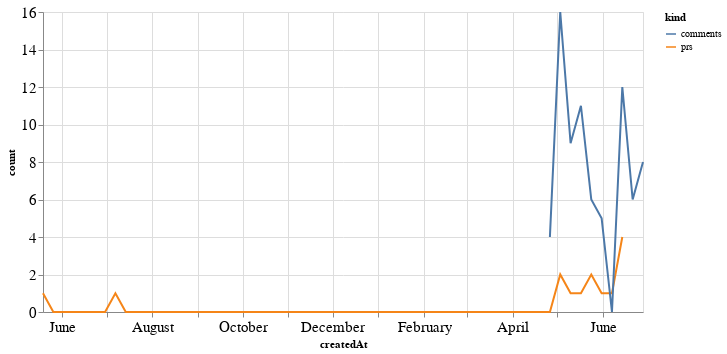

Notebook code cell kept with this figure:
### Code cell
alt.Chart(total_time, width=600).mark_line().encode(
    x='createdAt',
    y='count',
    color='kind'
)

### Figure 1 — Vega-Lite specification as saved in the notebook (floating-point values rounded to 4 significant figures)
{"config": {"axisLeft": {"labelFontSize": 15}, "axisBottom": {"labelFontSize": 15}}, "data": {"name": "data-afecfc75f7cd911806dfa01ee72804dd"}, "mark": "line", "encoding": {"color": {"type": "nominal", "field": "kind"}, "x": {"type": "temporal", "field": "createdAt"}, "y": {"type": "quantitative", "field": "count"}}, "width": 600, "$schema": "https://vega.github.io/schema/vega-lite/v4.8.1.json", "datasets": {"data-afecfc75f7cd911806dfa01ee72804dd": [{"createdAt": "2019-05-19T00:00:00", "kind": "prs", "count": 1.0}, {"createdAt": "2019-05-26T00:00:00", "kind": "prs", "count": 0.0}, {"createdAt": "2019-06-02T00:00:00", "kind": "prs", "count": 0.0}, {"createdAt": "2019-06-09T00:00:00", "kind": "prs", "count": 0.0}, {"createdAt": "2019-06-16T00:00:00", "kind": "prs", "count": 0.0}, {"createdAt": "2019-06-23T00:00:00", "kind": "prs", "count": 0.0}, {"createdAt": "2019-06-30T00:00:00", "kind": "prs", "count": 0.0}, {"createdAt": "2019-07-07T00:00:00", "kind": "prs", "count": 1.0}, {"createdAt": "2019-07-14T00:00:00", "kind": "prs", "count": 0.0}, {"createdAt": "2019-07-21T00:00:00", "kind": "prs", "count": 0.0}, {"createdAt": "2019-07-28T00:00:00", "kind": "prs", "count": 0.0}, {"createdAt": "2019-08-04T00:00:00", "kind": "prs", "count": 0.0}, {"createdAt": "2019-08-11T00:00:00", "kind": "prs", "count": 0.0}, {"createdAt": "2019-08-18T00:00:00", "kind": "prs", "count": 0.0}, {"createdAt": "2019-08-25T00:00:00", "kind": "prs", "count": 0.0}, {"createdAt": "2019-09-01T00:00:00", "kind": "prs", "count": 0.0}, {"createdAt": "2019-09-08T00:00:00", "kind": "prs", "count": 0.0}, {"createdAt": "2019-09-15T00:00:00", "kind": "prs", "count": 0.0}, {"createdAt": "2019-09-22T00:00:00", "kind": "prs", "count": 0.0}, {"createdAt": "2019-09-29T00:00:00", "kind": "prs", "count": 0.0}, {"createdAt": "2019-10-06T00:00:00", "kind": "prs", "count": 0.0}, {"createdAt": "2019-10-13T00:00:00", "kind": "prs", "count": 0.0}, {"createdAt": "2019-10-20T00:00:00", "kind": "prs", "count": 0.0}, {"createdAt": "2019-10-27T00:00:00", "kind": "prs", "count": 0.0}, {"createdAt": "2019-11-03T00:00:00", "kind": "prs", "count": 0.0}, {"createdAt": "2019-11-10T00:00:00", "kind": "prs", "count": 0.0}, {"createdAt": "2019-11-17T00:00:00", "kind": "prs", "count": 0.0}, {"createdAt": "2019-11-24T00:00:00", "kind": "prs", "count": 0.0}, {"createdAt": "2019-12-01T00:00:00", "kind": "prs", "count": 0.0}, {"createdAt": "2019-12-08T00:00:00", "kind": "prs", "count": 0.0}, {"createdAt": "2019-12-15T00:00:00", "kind": "prs", "count": 0.0}, {"createdAt": "2019-12-22T00:00:00", "kind": "prs", "count": 0.0}, {"createdAt": "2019-12-29T00:00:00", "kind": "prs", "count": 0.0}, {"createdAt": "2020-01-05T00:00:00", "kind": "prs", "count": 0.0}, {"createdAt": "2020-01-12T00:00:00", "kind": "prs", "count": 0.0}, {"createdAt": "2020-01-19T00:00:00", "kind": "prs", "count": 0.0}, {"createdAt": "2020-01-26T00:00:00", "kind": "prs", "count": 0.0}, {"createdAt": "2020-02-02T00:00:00", "kind": "prs", "count": 0.0}, {"createdAt": "2020-02-09T00:00:00", "kind": "prs", "count": 0.0}, {"createdAt": "2020-02-16T00:00:00", "kind": "prs", "count": 0.0}, {"createdAt": "2020-02-23T00:00:00", "kind": "prs", "count": 0.0}, {"createdAt": "2020-03-01T00:00:00", "kind": "prs", "count": 0.0}, {"createdAt": "2020-03-08T00:00:00", "kind": "prs", "count": 0.0}, {"createdAt": "2020-03-15T00:00:00", "kind": "prs", "count": 0.0}, {"createdAt": "2020-03-22T00:00:00", "kind": "prs", "count": 0.0}, {"createdAt": "2020-03-29T00:00:00", "kind": "prs", "count": 0.0}, {"createdAt": "2020-04-05T00:00:00", "kind": "prs", "count": 0.0}, {"createdAt": "2020-04-12T00:00:00", "kind": "prs", "count": 0.0}, {"createdAt": "2020-04-19T00:00:00", "kind": "prs", "count": 0.0}, {"createdAt": "2020-04-26T00:00:00", "kind": "prs", "count": 0.0}, {"createdAt": "2020-05-03T00:00:00", "kind": "prs", "count": 2.0}, {"createdAt": "2020-05-10T00:00:00", "kind": "prs", "count": 1.0}, {"createdAt": "2020-05-17T00:00:00", "kind": "prs", "count": 1.0}, {"createdAt": "2020-05-24T00:00:00", "kind": "prs", "count": 2.0}, {"createdAt": "2020-05-31T00:00:00", "kind": "prs", "count": 1.0}, {"createdAt": "2020-06-07T00:00:00", "kind": "prs", "count": 1.0}, {"createdAt": "2020-06-14T00:00:00", "kind": "prs", "count": 4.0}, {"createdAt": "2020-06-21T00:00:00", "kind": "prs", "count": null}, {"createdAt": "2020-06-28T00:00:00", "kind": "prs", "count": null}, {"createdAt": "2019-05-19T00:00:00", "kind": "comments", "count": null}, {"createdAt": "2019-05-26T00:00:00", "kind": "comments", "count": null}, {"createdAt": "2019-06-02T00:00:00", "kind": "comments", "count": null}, {"createdAt": "2019-06-09T00:00:00", "kind": "comments", "count": null}, {"createdAt": "2019-06-16T00:00:00", "kind": "comments", "count": null}, {"createdAt": "2019-06-23T00:00:00", "kind": "comments", "count": null}, {"createdAt": "2019-06-30T00:00:00", "kind": "comments", "count": null}, {"createdAt": "2019-07-07T00:00:00", "kind": "comments", "count": null}, {"createdAt": "2019-07-14T00:00:00", "kind": "comments", "count": null}, {"createdAt": "2019-07-21T00:00:00", "kind": "comments", "count": null}, {"createdAt": "2019-07-28T00:00:00", "kind": "comments", "count": null}, {"createdAt": "2019-08-04T00:00:00", "kind": "comments", "count": null}, {"createdAt": "2019-08-11T00:00:00", "kind": "comments", "count": null}, {"createdAt": "2019-08-18T00:00:00", "kind": "comments", "count": null}, {"createdAt": "2019-08-25T00:00:00", "kind": "comments", "count": null}, {"createdAt": "2019-09-01T00:00:00", "kind": "comments", "count": null}, {"createdAt": "2019-09-08T00:00:00", "kind": "comments", "count": null}, {"createdAt": "2019-09-15T00:00:00", "kind": "comments", "count": null}, {"createdAt": "2019-09-22T00:00:00", "kind": "comments", "count": null}, {"createdAt": "2019-09-29T00:00:00", "kind": "comments", "count": null}, {"createdAt": "2019-10-06T00:00:00", "kind": "comments", "count": null}, {"createdAt": "2019-10-13T00:00:00", "kind": "comments", "count": null}, {"createdAt": "2019-10-20T00:00:00", "kind": "comments", "count": null}, {"createdAt": "2019-10-27T00:00:00", "kind": "comments", "count": null}, {"createdAt": "2019-11-03T00:00:00", "kind": "comments", "count": null}, {"createdAt": "2019-11-10T00:00:00", "kind": "comments", "count": null}, {"createdAt": "2019-11-17T00:00:00", "kind": "comments", "count": null}, {"createdAt": "2019-11-24T00:00:00", "kind": "comments", "count": null}, {"createdAt": "2019-12-01T00:00:00", "kind": "comments", "count": null}, {"createdAt": "2019-12-08T00:00:00", "kind": "comments", "count": null}, {"createdAt": "2019-12-15T00:00:00", "kind": "comments", "count": null}, {"createdAt": "2019-12-22T00:00:00", "kind": "comments", "count": null}, {"createdAt": "2019-12-29T00:00:00", "kind": "comments", "count": null}, {"createdAt": "2020-01-05T00:00:00", "kind": "comments", "count": null}, {"createdAt": "2020-01-12T00:00:00", "kind": "comments", "count": null}, {"createdAt": "2020-01-19T00:00:00", "kind": "comments", "count": null}, {"createdAt": "2020-01-26T00:00:00", "kind": "comments", "count": null}, {"createdAt": "2020-02-02T00:00:00", "kind": "comments", "count": null}, {"createdAt": "2020-02-09T00:00:00", "kind": "comments", "count": null}, {"createdAt": "2020-02-16T00:00:00", "kind": "comments", "count": null}, {"createdAt": "2020-02-23T00:00:00", "kind": "comments", "count": null}, {"createdAt": "2020-03-01T00:00:00", "kind": "comments", "count": null}, {"createdAt": "2020-03-08T00:00:00", "kind": "comments", "count": null}, {"createdAt": "2020-03-15T00:00:00", "kind": "comments", "count": null}, {"createdAt": "2020-03-22T00:00:00", "kind": "comments", "count": null}, {"createdAt": "2020-03-29T00:00:00", "kind": "comments", "count": null}, {"createdAt": "2020-04-05T00:00:00", "kind": "comments", "count": null}, {"createdAt": "2020-04-12T00:00:00", "kind": "comments", "count": null}, {"createdAt": "2020-04-19T00:00:00", "kind": "comments", "count": null}, {"createdAt": "2020-04-26T00:00:00", "kind": "comments", "count": 4.0}, {"createdAt": "2020-05-03T00:00:00", "kind": "comments", "count": 16.0}, {"createdAt": "2020-05-10T00:00:00", "kind": "comments", "count": 9.0}, {"createdAt": "2020-05-17T00:00:00", "kind": "comments", "count": 11.0}, {"createdAt": "2020-05-24T00:00:00", "kind": "comments", "count": 6.0}, {"createdAt": "2020-05-31T00:00:00", "kind": "comments", "count": 5.0}, {"createdAt": "2020-06-07T00:00:00", "kind": "comments", "count": 0.0}, {"createdAt": "2020-06-14T00:00:00", "kind": "comments", "count": 12.0}, {"createdAt": "2020-06-21T00:00:00", "kind": "comments", "count": 6.0}, {"createdAt": "2020-06-28T00:00:00", "kind": "comments", "count": 8.0}]}}
